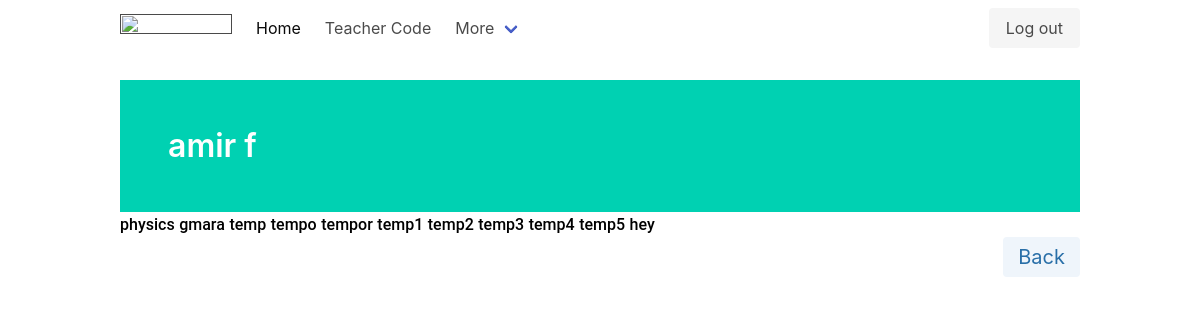
/view_teacher/1/ (signed in), run on an earlier commit of the app's database.
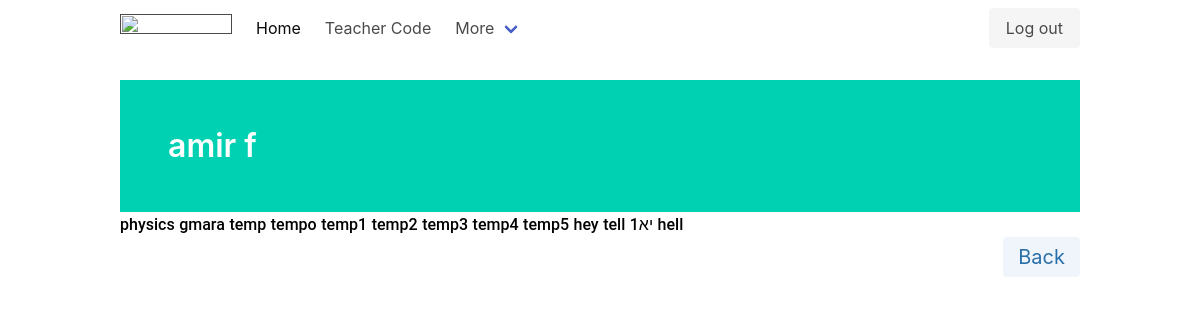
And on a later commit of the database.
### main/models.py (models this page shows, shortened)
class Class(models.Model):
    name = models.CharField(max_length=200)
    id = models.AutoField(primary_key=True)
    teacher = models.ForeignKey(Teacher, default=0, on_delete=models.SET_DEFAULT)
    student_list = models.CharField(max_length=1000, default='', blank=True)
    class Meta:
        verbose_name_plural = 'Classes'

### main/views.py (the view)
# urls.py: path('view_teacher/<int:teacher_id>/', views.view_teacher, name='view teacher'),
def view_teacher(request, teacher_id):
    if request.user.is_authenticated:
        teacher = Teacher.objects.filter(id=teacher_id)[0]
        classes = Class.objects.filter(teacher=teacher).all()
        return render(request=request, template_name='main/view_teacher.html',
                      context={'classes': classes, 'teacher': teacher})
    else:
        return redirect('main:login')

### main/templates/main/view_teacher.html (shortened to what this page needs)
<!DOCTYPE html>
<html lang="en">
<head>
    {% extends "main/header.html" %}
{% block content %}
<br>
<div class="container">
    <section class="hero is-primary">
        <div class="hero-body">
            <h1 class="title">{{teacher.name}}</h1>
        </div>
    </section>
    <div class="list is-hoverable">
        {% for class in classes %}
        <a style="color:black; font-weight: 500;font-family: 'Roboto', sans-serif;" class="list-item"
           href="/view_teacher_class_for_admin/{{teacher.id}}/{{class.id}}">{{class.name}}</a>
        {% endfor %}
    </div>
    <a style="float:right;" class="tag is-info is-large is-light" href="/">Back</a>
</div>
{% endblock %}

What changed in the data, as far as the page shows it:
removed Class: name "tempor"
added Class: name "tell"
added Class: name "יא1"
added Class: name "hell"
